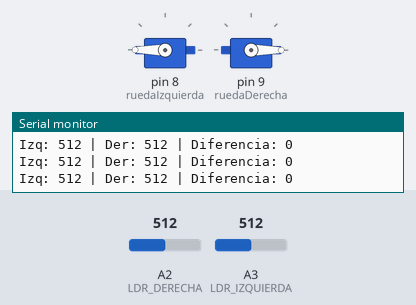
The sketch below on a simulated Arduino Uno, built with avr-gcc and run on an emulated ATmega328P. Parts: 2 × servo, the last lines printed to the serial monitor. Inputs (shaded band) come from the test bench; at power-on: A2 (LDR_DERECHA) = 512, A3 (LDR_IZQUIERDA) = 512.

Above: at 1.2 s.
1.3 s: A2 (LDR_DERECHA) set to 538
At 1.8 s:
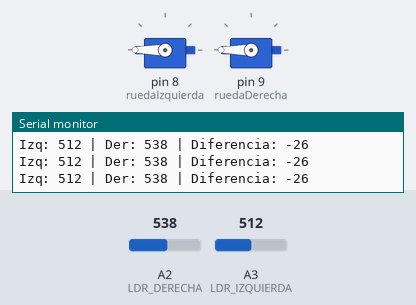
2.8 s: A3 (LDR_IZQUIERDA) set to 541
At 3.6 s:
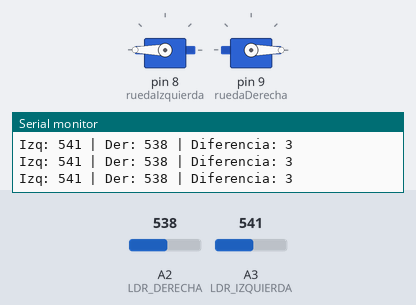
4.3 s: A2 (LDR_DERECHA) set to 511
At 5.2 s:
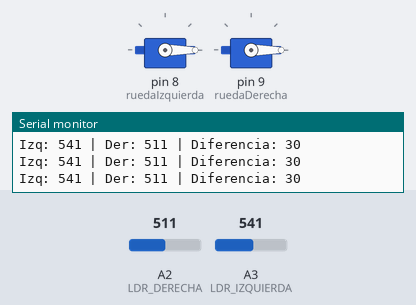
5.8 s: A3 (LDR_IZQUIERDA) set to 511
At 6.9 s:
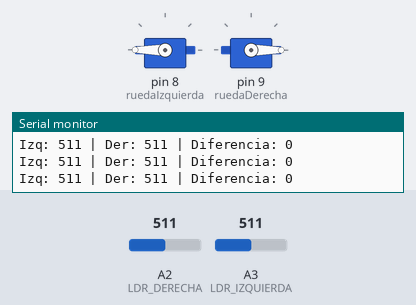
8.8 s: A3 (LDR_IZQUIERDA) set to 485
At 10.0 s:
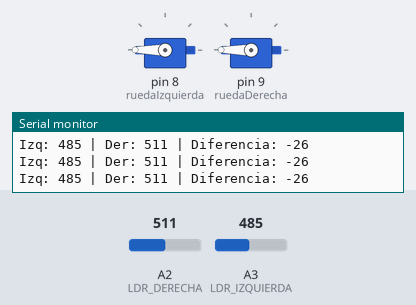
10.3 s: A3 (LDR_IZQUIERDA) set to 716
At 10.6 s:
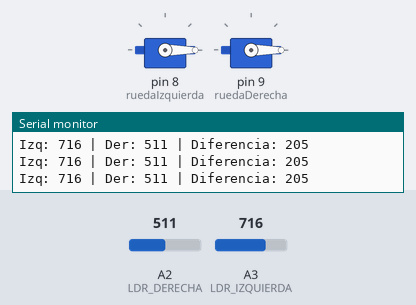
Timing chart, 0 to 12.8 s (numbered marks = the images above; inputs shaded):
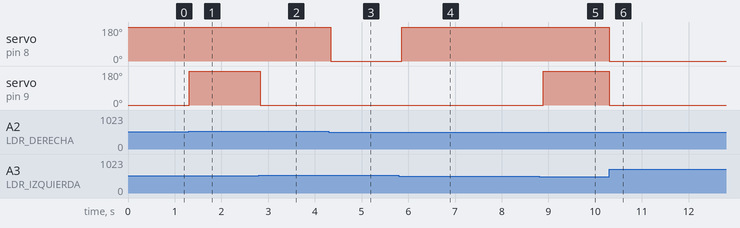

Measured:
- the behaviour switches between 522 and 523 on A2 (LDR_DERECHA) (found by bisection; images 0 and 1)
- the behaviour switches between 527 and 528 on A3 (LDR_IZQUIERDA) (found by bisection; images 1 and 2)
- the behaviour switches between 501 and 500 on A3 (LDR_IZQUIERDA) (found by bisection; images 4 and 5)
- after the input at 1.3 s, servo on pin 9 (ruedaDerecha): 0° → 180° at once
- after the input at 2.8 s, servo on pin 9 (ruedaDerecha): 180° → 0° at once
- after the input at 4.3 s, servo on pin 8 (ruedaIzquierda): 180° → 0° at once
- after the input at 5.8 s, servo on pin 8 (ruedaIzquierda): 0° → 180° after 0.06 s
- after the input at 8.8 s, servo on pin 9 (ruedaDerecha): 0° → 180° after 0.09 s
- after the input at 10.3 s, servo on pin 8 (ruedaIzquierda), servo on pin 9 (ruedaDerecha): 180° → 0° at once

The sketch:

busca_luz.ino
```cpp
#include <Servo.h>

#define LDR_IZQUIERDA A3
#define LDR_DERECHA A2

Servo ruedaIzquierda;
Servo ruedaDerecha;

void setup() {
    ruedaIzquierda.attach(8);
    ruedaDerecha.attach(9);
    Serial.begin(9600);
}

void loop() {
  int luzIzquierda = analogRead(LDR_IZQUIERDA);
  int luzDerecha = analogRead(LDR_DERECHA);

  int diferencia = luzIzquierda - luzDerecha;

  Serial.print("Izq: ");
  Serial.print(luzIzquierda);
  Serial.print(" | Der: ");
  Serial.print(luzDerecha);
  Serial.print(" | Diferencia: ");
  Serial.println(diferencia);


  if (diferencia > 10) {
    // mas luz a la izquierda, girar izquierda para buscarla
    ruedaIzquierda.write(0);
    ruedaDerecha.write(0);
  } else if (diferencia < -10) {
    // mas luz a la derecha, girar derecha para buscarla
    ruedaIzquierda.write(180);
    ruedaDerecha.write(180);
  } else {
    // misma luz, avanzar
    ruedaIzquierda.write(180);
    ruedaDerecha.write(0);
  }

  delay(100);
}
```
